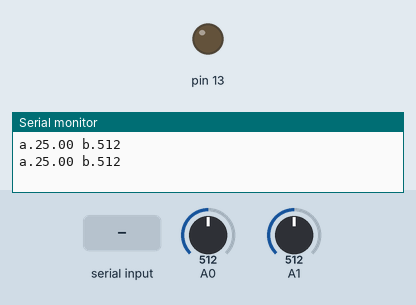
The sketch below on a simulated Arduino Uno, built with avr-gcc and run on an emulated ATmega328P. Parts: output pins drawn as LEDs (lit = HIGH), the last lines printed to the serial monitor. The inputs (shaded band) are chosen by the test bench; at power-on: A0 = 512, A1 = 512.

Above: at 1.2 s.
1.3 s: "on\n" received over Serial
At 2.6 s:
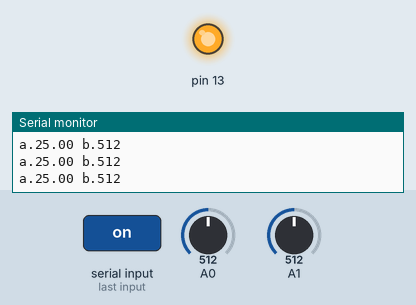
6.5 s: "off\n" received over Serial
At 7.8 s:
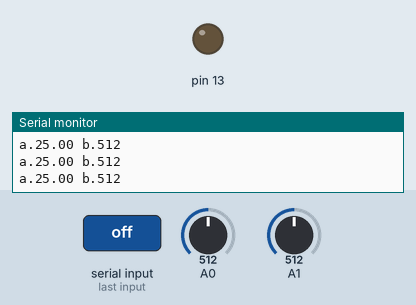
Timing chart, 0 to 9.5 s (numbered marks = the images above; inputs shaded):
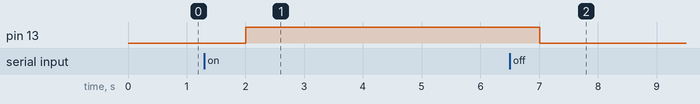

Measured:
- after the input at 1.3 s, pin 13: LOW → HIGH after 0.70 s
- after the input at 6.5 s, pin 13: HIGH → LOW after 0.51 s

The sketch:

IOT.ino
```cpp
void setup() {
  Serial.begin(9600);
  pinMode(13, OUTPUT);
}

double th(int v) {
  double t;
  t = log(((10240000/v) - 10000));
  t = 1 /(0.001129148 + (0.000234125*t) + (0.0000000876741*t*t*t));
  t = t - 273.15; // 화씨를 섭씨로 바꾸어줌
  return t;
}

void loop() {
  if(Serial.available()>0) {
  String m = Serial.readStringUntil('\n');
  if(m == "on") digitalWrite(13, HIGH);
  if(m == "off") digitalWrite(13, LOW);
  }
  int a = analogRead(A0);
  int b = analogRead(A1);
  Serial.print("a.");
  Serial.print(th(a));
  Serial.print(" b.");
  Serial.println(b);
  delay(1000);
}
```
